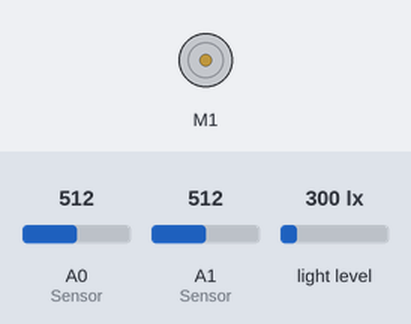
Bench run of a sketch on a simulated Arduino Uno, built with avr-gcc and run on an emulated ATmega328P. Parts: DC motor (green arrow = forward, orange = backward, longer = faster). Inputs (shaded band) come from the test bench; at power-on: A0 (Sensor) = 512, A1 (Sensor) = 512, light level 300 lx. What the sketch prints to the serial monitor is not drawn.

Above: at 2.5 s.
2.6 s: A0 (Sensor) set to 240
5.0 s: A0 (Sensor) set to 259
At 7.9 s:
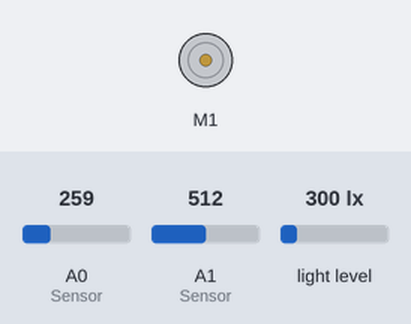
8.5 s: A1 (Sensor) set to 12
12.0 s: A1 (Sensor) set to 9
At 12.4 s:
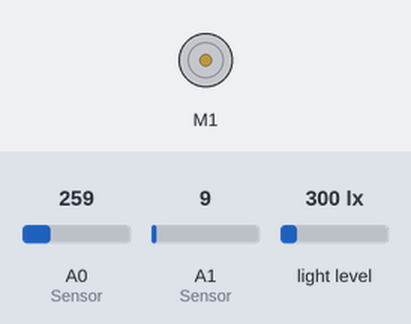
Timing chart, 0 to 15.0 s (numbered marks = the images above; inputs shaded):
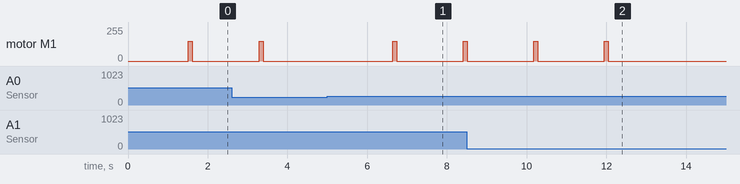

The sketch:

ArduinoCodeDataLogging.ino
```cpp
#include <Wire.h> // Needed for the Sensors
#include <Adafruit_Sensor.h> // Needed for the light and Humidity Sensor
#include <Adafruit_TSL2561_U.h> // Needed for the Light Sensor
#include <Adafruit_MotorShield.h> // Needed for the Motor
#include "utility/Adafruit_MS_PWMServoDriver.h" // Needed for the Motor

Adafruit_TSL2561_Unified tsl = Adafruit_TSL2561_Unified(TSL2561_ADDR_FLOAT, 12345);
Adafruit_MotorShield AFMS = Adafruit_MotorShield();
Adafruit_DCMotor *myMotor = AFMS.getMotor(1);
long int seconds = 0;
long int hours = 0;
String plantwet;
String plantwatered;
int sincewater = 0;
void displaySensorDetails(void)
{
  sensor_t sensor;
  tsl.getSensor(&sensor);
  delay(100);
}

/**************************************************************************/
/*
    Configures the gain and integration time for the TSL2561
*/
/**************************************************************************/
void configureSensor(void)
{ // Play around and set the gain and integration time. Currently have no gain and an integration time of 13 ms
  /* You can also manually set the gain or enable auto-gain support */
   tsl.setGain(TSL2561_GAIN_1X);      /* No gain ... use in bright light to avoid sensor saturation */
  // tsl.setGain(TSL2561_GAIN_16X);     /* 16x gain ... use in low light to boost sensitivity */
  // tsl.enableAutoRange(true);            /* Auto-gain ... switches automatically between 1x and 16x */

  /* Changing the integration time gives you better sensor resolution (402ms = 16-bit data) */
   //tsl.setIntegrationTime(TSL2561_INTEGRATIONTIME_13MS);      /* fast but low resolution */
  // tsl.setIntegrationTime(TSL2561_INTEGRATIONTIME_101MS);  /* medium resolution and speed   */
   tsl.setIntegrationTime(TSL2561_INTEGRATIONTIME_402MS);  /* 16-bit data but slowest conversions */

  /* Update these values depending on what you've set above! */
  //Serial.println("------------------------------------");
  //Serial.print  ("Gain:         "); Serial.println("Auto");
  //Serial.print  ("Timing:       "); Serial.println("13 ms");
  //Serial.println("------------------------------------");
}


void setup()
{
  Serial.begin(9600); // Make sure this number and the number in the processing page is the same.
  AFMS.begin();  // create with the default frequency 1.6KHz for motor
  myMotor->setSpeed(150);
  myMotor->run(RELEASE);
  pinMode(A0, INPUT);   /*Humidity Sensor*/
  pinMode(A1, INPUT);  /*Bag*/
   /* Initialise the sensor */

  if(!tsl.begin())     /*Light Sensor starts here!!*/
  {
    /* There was a problem detecting the TSL2561 ... check your connections */
    Serial.print("Ooops, no TSL2561 detected ... Check your wiring or I2C ADDR!");
    while(1);
  }
  configureSensor();   /*Light Sensor Ends here!!*/
}

void loop()
{
  myMotor->run(RELEASE); //To start, the motor is not running.
  uint8_t i;
  plantwatered = "unwatered";
  int countwater = 0;
  int sincewaterhours;
  int SensorValue = analogRead(A0); /*take a sample of Humidity Sensor*/
  int SensorValueTwo = analogRead(A1); /*take a sample of Bag level Sensor*/
  myMotor->run(RELEASE);

  //Serial.print("Current Soil Moisture- ");
  //Serial.println(" ---- ");
  delay(500);
  if(SensorValue >= 1000) {
   //Serial.println("Sensor is not in the Soil or DISCONNECTED");
   plantwet = "Plant Sensor Failed";
  }
  if(SensorValue < 1000 && SensorValue >= 250) {
   //Serial.println("Soil is Dry -- Time to Water the plant!");
   plantwet = "Plant is Dry";
  }
  if(SensorValue < 250 && SensorValue >= 200) {
   //Serial.println("Soil is Damp");
   plantwet = "Plant is Damp";
  }
  if(SensorValue < 200) {
   //Serial.println("Soil is Wet");
   plantwet = "Plant is Wet";
  }
  //Serial.println(" ---- ");
 // Serial.print("Current Water Bag Level - ");   /*print the bag level
 // Serial.println(SensorValueTwo);
 // Serial.println(" ---- ");
   delay(500);

   // Get a new sensor event for light sensor
  sensors_event_t event;
  tsl.getEvent(&event);

  /* Display the results (light is measured in lux)
  // 120 is indoor lighting need to check and see what sunlight would be*/
  if (event.light)
  {
    if (event.light > 1000){
      seconds = seconds + 2; // if there is sunlight, the sunlight hour count will increase
        if (seconds == 3600) {
          hours = hours + 1;
          seconds = 0;
        }

     // Serial.print(" Plant has had "); Serial.print(hours); Serial.println(" hours of sunlight.");
    }
  }
    /* If event.light = 0 lux the sensor is probably saturated
       and no reliable data could be generated!
    //Serial.println("Sensor overload");
  }
 // Serial.println(" ---- ");*/
  delay(500);
  // OMG lets put the motor into this thing.
   if(SensorValue < 1000 && SensorValue >= 250 && SensorValueTwo > 10) { //If the plant is dry and there is water in the container. Over ten is used to rule out false positives of the water meter.
   //if(SensorValue < 450 && SensorValueTwo > 0) { //for testing purposes
    myMotor->run(FORWARD); // Motor on, aka Watering.
    plantwatered = "watered";
    sincewater = 0;  // Time since last water is now zero.
    delay(100); // Water for X time. Can be changed if you want more/less water per motor run.
    myMotor->run(RELEASE); // Turn off motor.
    // later I want it to print the time. I am not going to bother with that right now tho
    countwater = 1; // Plant ahs been watered.
  }
  else {
    sincewater= sincewater + 2; // If plant wastn't watered, Time sincewater is now 2 more seconds.
    if (sincewater == 3600) {
          sincewaterhours = sincewaterhours + 1;
          sincewater = 0;
  }
  }
  if (countwater > 0 && countwater <= 6){
    Serial.println("Plant was watered!" + plantwet + "; Current Water Bag Level is " + SensorValueTwo + "; Current light hours is " + hours + ";" + '\n');
    countwater++; // This section prints out Plant was watered + six times. This is a fail safe to makesure at least one print is picked up by the Pi.
  }
String totalstring = plantwet + "; Current Water Bag Level is " + SensorValueTwo + "; Current light hours:seconds is " + hours + ":" + seconds + ";" + " Last watered " + sincewaterhours + " hours and " + sincewater + " seconds ago." + '\n';
Serial.println(totalstring);
}
```

Measured:
- the behaviour switches between 11 and 10 on A1 (Sensor) (found by bisection; images 1 and 2)
- after the input at 5.0 s, motor M1: stopped → forward 150/255 after 1.6 s, → stopped 0.10 s later, → forward 150/255 1.7 s later
- after the input at 12.0 s, motor M1: goes on until 12.1 s, then stays stopped
